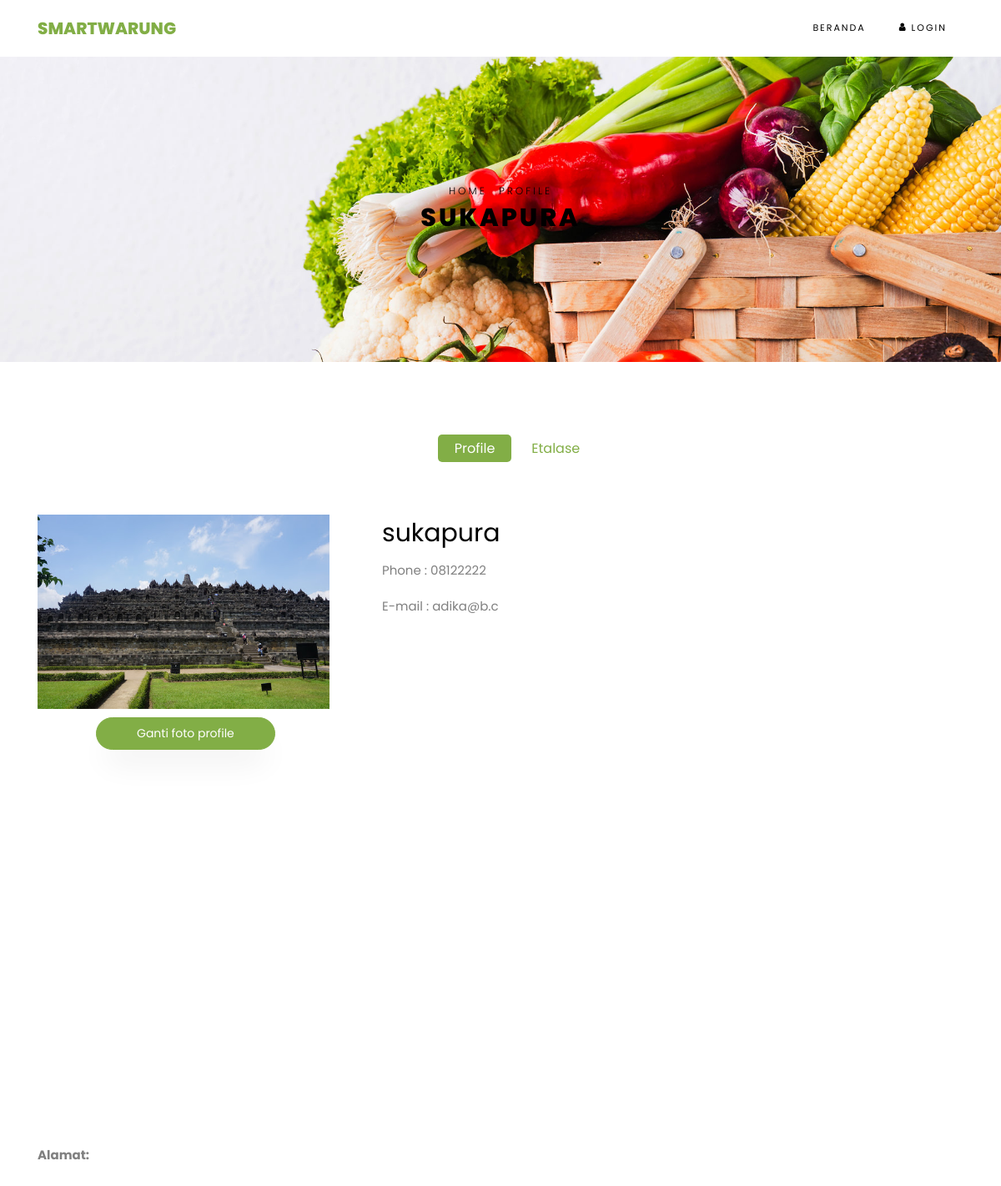
Screenshot of /profile/show/sukapura with the database file from the repository.
### tables this page shows
CREATE TABLE `users` (
  `name` varchar(255) NOT NULL,
  `username` varchar(255) NOT NULL,
  `password` varchar(255) NOT NULL,
  `phone` varchar(255) NOT NULL,
  `email` varchar(255) NOT NULL,
  `role` int(11) DEFAULT NULL,
  `photo` text
);

### application/controllers/profile.php (called while the page is built, shortened)
<?php
class profile extends CI_Controller {
    public function __construct(){
        $this->load->model('users');
        $this->load->model('invoices');
        $this->load->model('items');
        $this->load->library('form_validation');
        $this->load->helper('date');
    }
    public function show($username){
        $data['user'] = $this->users->get_username($username);
        $data['active'] = 'index';
        $this->load->view('template/header');
        $this->load->view('profile/index',$data);
        $this->load->view('template/footer');
        if ($data['user']['role']==1) {
            $data['warung'] = $this->users->get_user_warung($data['user']['username']);
            $this->load->view('profile/scriptMap',$data);
        }
    }
}?>

### index.php (called while the page is built, shortened)
<?php
require_once BASEPATH.'core/CodeIgniter.php';

### application/models/users.php (called while the page is built, shortened)
<?php
class users extends CI_Model {
    public function get_username($username){
        $this->db->where('username', $username);
        return $this->db->get('users')->row_array();
    }
    public function get_user_warung($username){
        $this->db->from('users');
        $this->db->join('warungs','users.username = warungs.username');
        $this->db->where('users.username',$username);
        return $this->db->get()->row_array();
    }
}
?>

### application/views/profile/index.php (the view, shortened to what this page needs)
<div class="hero-wrap hero-bread" style="background-image: url('images/bg_1.jpg');">
	<div class="container">
	<div class="row no-gutters slider-text align-items-center justify-content-center">
		<div class="col-md-9 ftco-animate text-center">
		<p class="breadcrumbs" style="color: black;"><span class="mr-2" ><a href="<?php echo base_url(); ?>" style="color: black;">Home</a></span> <span style="color: black;">Profile</span></p>
		<h1 class="mb-0 bread" style="color: black;"><?php echo $user['name']; ?></h1>
		</div>
	</div>
	</div>
</div>
    <section class="ftco-section">
    <div class="container">
        <div class="row justify-content-center">
            <div class="col-md-10 mb-5 text-center">
                <ul class="product-category">
                    <?php include APPPATH.'views/profile/menu.php'; ?>
                </ul>
            </div>
        </div>
        <div class="row">
            <div class="container">
                <div class="row">
                    <div class="col-lg-4 mb-2 justify-content-center ftco-animate">
                        <?php if($user['photo'] == null): ?>
                        <a href="<?php echo base_url('assets/images/no-photo.png') ?>" class="image-popup"><img src="<?php echo base_url('assets/images/no-photo.png') ?>" class="img-fluid" ></a>
                        <?php else: ?>
                            <a href="<?php $photos = explode(',',$user['photo']); echo base_url('assets/uploads/').$photos[0] ?>" class="image-popup mb-3"><img style="width:100%;margin-bottom:10px" src="<?php $photos = explode(',',$user['photo']); echo base_url('assets/uploads/').$photos[0] ?>" class="img-fluid" ></a>
                            <a class="btn btn-sm btn-primary py-2 px-5 text-white" style="margin-left: 20%" data-toggle="modal" data-target="#modal-photo">Ganti foto profile</a>
                        <?php endif; ?>
                    </div>
                    <div class="col-lg-8 product-details pl-md-5 ftco-animate">
                        <h3><?php echo $user['name'] ?></h3>
                        <p>Phone    : <?php echo $user['phone'] ?></p>
                        <p>E-mail   : <?php echo $user['email'] ?></p>
                    </div>
                </div>
            </div>
        </div>
        <div class="row mt-5">
            <?php if($user['role']==1): ?>
                <div class="container-fluid">
                    <div id="map" class="mb-3" style="width: 100%;height:400px;"></div>
                    <span class="" style="font-weight: bold">Alamat: </span><span id="address"></span>
                </div>
            <?php endif; ?>
        </div>
    </div>
</section>

### rows the page displays
users: name "SUKAPURA", photo (picture), name "sukapura", phone "08122222", email "adika@b.c"
